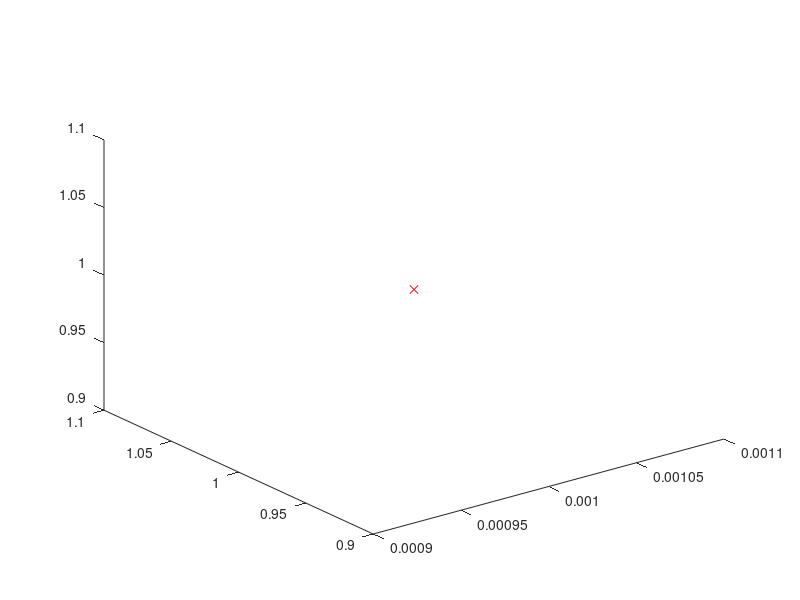

Reproduce this figure in MATLAB. (Note: this script raises an error after producing the figure.)
clear all;close all;clc;
load data.mat;
%% Set model parameters
% A simple movement in 3-d space
m = [0, 0, 0, 0, 0, 1, ...
    0, 0, 0, 0, 0, 0, ...
    0, 0, 0, 1, 1, 1]';
% [O_1, O_2, O_3, Odot_1, Odot_2, Odot_3, 
% euler_1, euler_2, euler_3, eulerdot_1, eulerdot_2, eulerdot_3,
% p_1, p_2, p_3, v_1, v_2, v_3]
deltat = 1;
n = length(m);
P = 1*eye(n);
phi_s = 1;
C = [eye(3)*deltat^3/3, eye(3)*deltat^2/2; eye(3)*deltat^2/2, eye(3)*deltat]*phi_s;
Qpi = [C, zeros(size(C)); zeros(size(C)), C];
sigma_p = 1;
Qcat = eye(6)*sigma_p^2;
Q = zeros(n);
Q(1:12,1:12) = Qpi;
Q(13:18,13:18) = Qcat;
sigma_m = 0.01;
R = eye(14)*sigma_m^2;
%% Set filter parameters
alpha = 1;
beta = 1;
kappa = 10;
lamda = alpha^2*(n+kappa)-n;
c = alpha^2*(n+kappa);
W_m = zeros(2*n+1,1);
W_c = zeros(2*n+1,1);
W_m(1) = lamda/(n+lamda);
W_c(1) = lamda/(n+lamda)+(1-alpha^2+beta);
for i = 1:2*n
   W_m(i+1) = 1/(2*(n+lamda));
   W_c(i+1) = 1/(2*(n+lamda));
end
W = (eye(2*n+1)-repmat(W_m,1,2*n+1))*diag(W_c)*(eye(2*n+1)-repmat(W_m,1,2*n+1))';
%% Interation
figure;
for t = 1:size(data,2)
%% Fake input
    y = data(:,t);
    plot3(y(7),y(8),y(9),'rx');
    hold on;
%% Prediction
    X = repmat(m,1,2*n+1)+sqrt(c)*[zeros(size(m)),chol(P),-chol(P)];
    Xhat = zeros(size(X));
    for i = 1:2*n+1
        Xhat(:,i) = f_s(X(:,i),deltat);
    end
    mminus = Xhat*W_m;
    Pminus = Xhat*W*Xhat' + Q;
%% Update
    Xminus = repmat(mminus,1,2*n+1)+sqrt(c)*[zeros(size(m)),chol(Pminus),-chol(Pminus)];
    Yminus = zeros(14,2*n+1);
    for i = 1:2*n+1
        Yminus(:,i) = h_s(Xminus(:,i));
    end
    mu = Yminus*W_m;
    S = Yminus*W*Yminus' + R;
    C = Xminus*W*Yminus';
    K = C/S;
    m = mminus + K*(y-mu);
    P = Pminus - K*S*K';
    [U,S,V] = svd(P);
    P = V*S*V';
    plot3(m(13),m(14),m(15),'bo');
    hold on;
end
